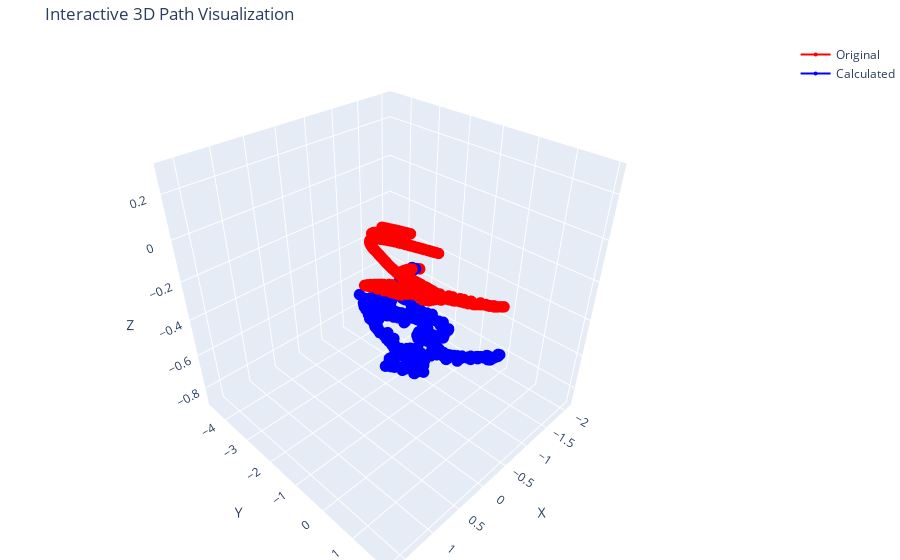

The cell this chart's notebook holds for it:
### Markdown cell above
## Visualización

### Code cell
# Create 3D scatter lines
fig = go.Figure()

# Adding Original Path to figure
fig.add_trace(go.Scatter3d(
    x=original_path[:,0], y=original_path[:,1], z=original_path[:,2],
    mode='lines+markers', marker=dict(size=4, color='red'),
    name="Original"
))

# Adding Calculated Path to figure
fig.add_trace(go.Scatter3d(
    x=calculated_path[:,0], y=calculated_path[:,1], z=calculated_path[:,2],
    mode='lines+markers', marker=dict(size=4, color='blue'),
    name="Calculated"
))

# Labels & Layout
fig.update_layout(
    title="Interactive 3D Path Visualization",
    scene=dict(
        xaxis_title="X",
        yaxis_title="Y",
        zaxis_title="Z"
    ),
    margin=dict(l=0, r=0, b=0, t=40)
)

# Show the figure
fig.show()

### Figure 1 — Plotly figure (JSON) as saved in the notebook; plotly's stock layout.template omitted (floating-point values rounded to 4 significant figures; data arrays with more than 128 entries replaced by an {"elided": "..."} marker saying what was removed)
{"data": [{"marker": {"color": "red", "size": 4}, "mode": "lines+markers", "name": "Original", "type": "scatter3d", "x": {"elided": "986 float values"}, "y": {"elided": "986 float values"}, "z": {"elided": "986 float values"}}, {"marker": {"color": "blue", "size": 4}, "mode": "lines+markers", "name": "Calculated", "type": "scatter3d", "x": {"elided": "986 float values"}, "y": {"elided": "986 float values"}, "z": {"elided": "986 float values"}}], "layout": {"margin": {"b": 0, "l": 0, "r": 0, "t": 40}, "scene": {"xaxis": {"title": {"text": "X"}}, "yaxis": {"title": {"text": "Y"}}, "zaxis": {"title": {"text": "Z"}}}, "title": {"text": "Interactive 3D Path Visualization"}}}
